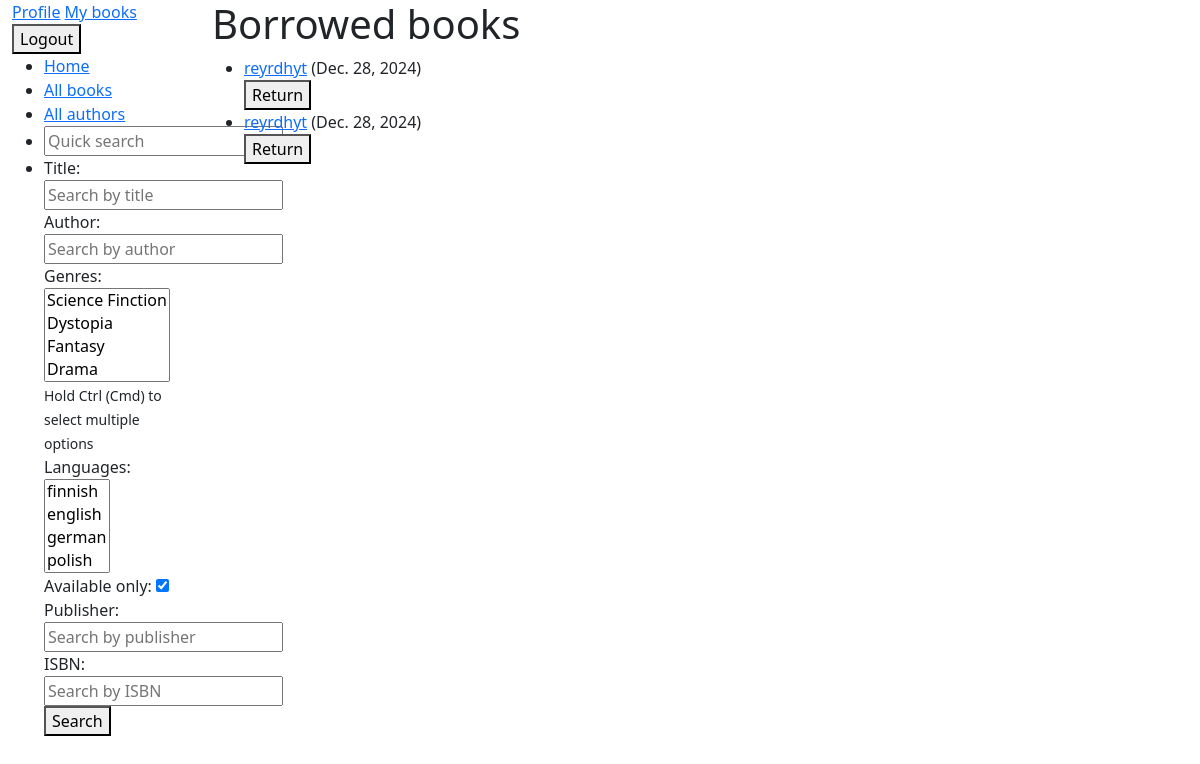
/mybooks/ (signed in), run on an earlier commit of the app's database.
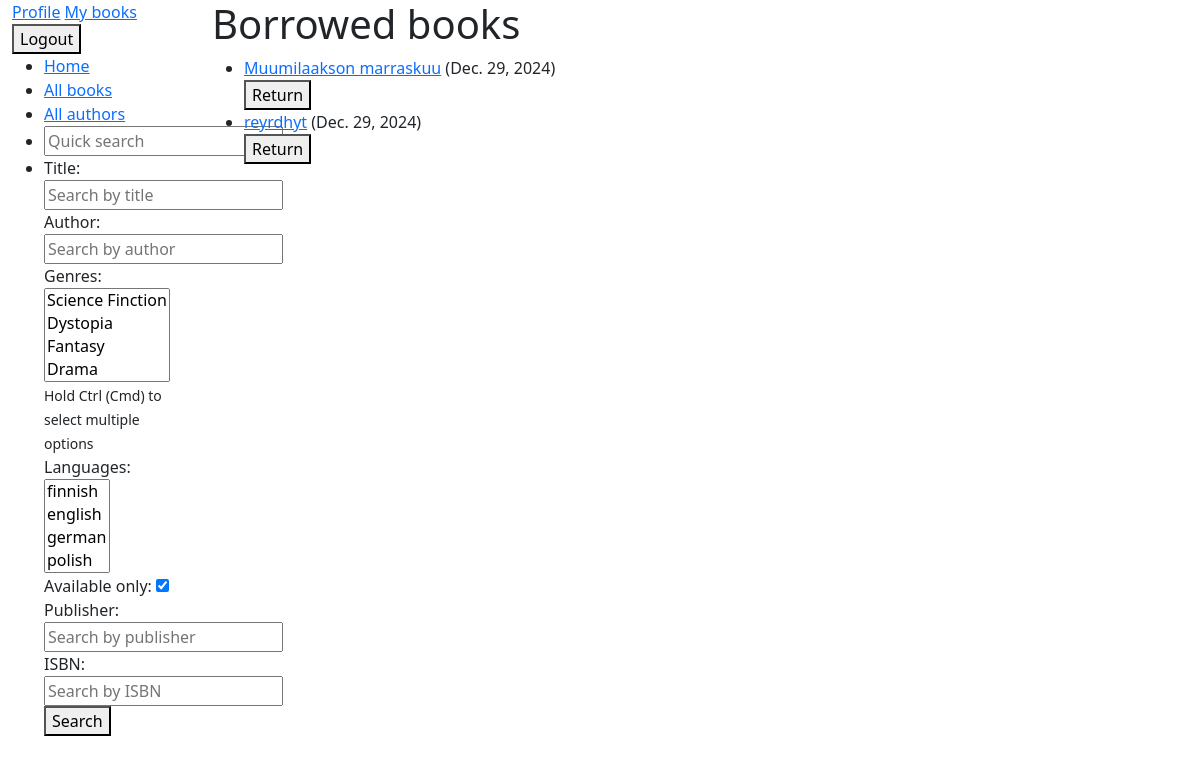
And on a later commit of the database.
### catalog/models.py (models this page shows, shortened)
class BookInstance(models.Model):
    id = models.UUIDField(primary_key=True, default=uuid.uuid4, help_text="Unique ID for this book across whole library")
    due_back = models.DateField(null=True, blank=True)
    book = models.ForeignKey(Book, on_delete=models.RESTRICT, null=True)
    imprint = models.CharField(max_length=200)
    borrower = models.ForeignKey(User, on_delete=models.SET_NULL, null=True, blank=True)
    LOAN_STATUS = (
        ("a", "Available"),
        ("m", "Maintenance"),  # ?
        ("o", "On loan"),
        ("r", "Reserved"),
    )
    status = models.CharField(max_length=1, choices=LOAN_STATUS, blank=True, default="m")  # default a?
    class Meta:
        ordering = ["due_back"]

class Book(models.Model):
    title = models.CharField(max_length=200)
    author = models.ForeignKey("Author", on_delete=models.RESTRICT, null=True)  # todo: handle > 1 authors
    summary = models.TextField(max_length=1000, help_text="Enter a brief description of the book.")
    isbn = models.CharField("ISBN",
                            max_length=13,
                            unique=True,
                            validators=[
                                RegexValidator(
                                    regex=r"^\d{10}(\d{3})?$",  # Matches ISBN-10 or ISBN-13
                                )
                            ])
    genre = models.ManyToManyField("Genre")  # fix: can select only 1
    language = models.ForeignKey("Language", on_delete=models.SET_NULL, null=True)  # todo: support multiple langs
    def display_genre(self):
        """Display genre in admin"""
        return ", ".join(genre.name for genre in self.genre.all()[:3])
    display_genre.short_description = "Genre"

### catalog/views.py (the view)
# urls.py: path("mybooks/", views.LoanedByUserView.as_view(), name="user-borrowed"),
class LoanedByUserView(LoginRequiredMixin, ListView):
    model = BookInstance
    template_name = "catalog/bookinstance_list_borrowed_user.html"
    paginate_by = 10  # remove if add quantity restriction
    def get_queryset(self):
        return (BookInstance.objects.filter(borrower=self.request.user)
                .filter(status__exact="o")
                .order_by("due_back"))

### catalog/templates/catalog/bookinstance_list_borrowed_user.html (shortened to what this page needs)
{% extends "catalog/layout.html" %}
{% block content %}
    <h1>Borrowed books</h1>
    {% if bookinstance_list %}
    <ul>
        {% for bookinstance in bookinstance_list %}
        <li class="{% if bookinstance.is_overdue %}text-danger{% endif %}">
            <a href="{% url 'book-detail' bookinstance.book.pk %}">{{ bookinstance.book.title }}</a> ({{ bookinstance.due_back }})
            <form method="post" action="{% url 'return-book' bookinstance.book.pk %}">
                <button type="submit">Return</button>
            </form>
        </li>
        {% endfor %}
    </ul>
    {% else %}
        <p>There are no books borrowed.</p>
    {% endif %}
{% endblock content %}

What changed in the data, as far as the page shows it:
no longer on this page (row edited): BookInstance: book "reyrdhyt", due_back "Dec. 28, 2024"
no longer on this page (row edited): BookInstance: book "reyrdhyt", due_back "Dec. 28, 2024"
now on this page (row edited): BookInstance: book "Muumilaakson marraskuu", due_back "Dec. 29, 2024"
now on this page (row edited): BookInstance: book "reyrdhyt", due_back "Dec. 29, 2024"
